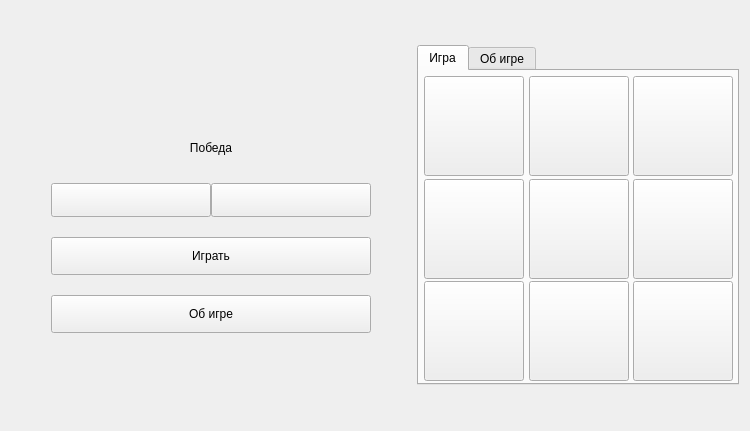
<?xml version="1.0" encoding="UTF-8"?>
<ui version="4.0">
 <class>Widget</class>
 <widget class="QWidget" name="Widget">
  <property name="geometry">
   <rect>
    <x>0</x>
    <y>0</y>
    <width>750</width>
    <height>431</height>
   </rect>
  </property>
  <property name="minimumSize">
   <size>
    <width>630</width>
    <height>0</height>
   </size>
  </property>
  <property name="maximumSize">
   <size>
    <width>750</width>
    <height>450</height>
   </size>
  </property>
  <property name="windowTitle">
   <string>Крестики/нолики</string>
  </property>
  <property name="windowIcon">
   <iconset resource="resourses.qrc">
    <normaloff>:/resourse/images/title_ico.png</normaloff>:/resourse/images/title_ico.png</iconset>
  </property>
  <property name="styleSheet">
   <string notr="true"/>
  </property>
  <layout class="QHBoxLayout" name="horizontalLayout_2">
   <item>
    <spacer name="horizontalSpacer_2">
     <property name="orientation">
      <enum>Qt::Horizontal</enum>
     </property>
     <property name="sizeType">
      <enum>QSizePolicy::Fixed</enum>
     </property>
     <property name="sizeHint" stdset="0">
      <size>
       <width>40</width>
       <height>20</height>
      </size>
     </property>
    </spacer>
   </item>
   <item>
    <layout class="QVBoxLayout" name="verticalLayout">
     <property name="spacing">
      <number>20</number>
     </property>
     <item>
      <spacer name="verticalSpacer_2">
       <property name="orientation">
        <enum>Qt::Vertical</enum>
       </property>
       <property name="sizeHint" stdset="0">
        <size>
         <width>20</width>
         <height>40</height>
        </size>
       </property>
      </spacer>
     </item>
     <item>
      <widget class="QLabel" name="label">
       <property name="text">
        <string/>
       </property>
       <property name="pixmap">
        <pixmap resource="resourses.qrc">:/resourse/images/name.png</pixmap>
       </property>
       <property name="alignment">
        <set>Qt::AlignCenter</set>
       </property>
      </widget>
     </item>
     <item>
      <widget class="QLabel" name="messageLabel">
       <property name="sizePolicy">
        <sizepolicy hsizetype="Preferred" vsizetype="Fixed">
         <horstretch>0</horstretch>
         <verstretch>0</verstretch>
        </sizepolicy>
       </property>
       <property name="minimumSize">
        <size>
         <width>0</width>
         <height>30</height>
        </size>
       </property>
       <property name="text">
        <string>Победа</string>
       </property>
       <property name="alignment">
        <set>Qt::AlignCenter</set>
       </property>
      </widget>
     </item>
     <item>
      <layout class="QHBoxLayout" name="horizontalLayout">
       <property name="spacing">
        <number>0</number>
       </property>
       <item>
        <widget class="QPushButton" name="leftButton">
         <property name="minimumSize">
          <size>
           <width>0</width>
           <height>34</height>
          </size>
         </property>
         <property name="styleSheet">
          <string notr="true"/>
         </property>
         <property name="text">
          <string/>
         </property>
        </widget>
       </item>
       <item>
        <widget class="QPushButton" name="rightButton">
         <property name="minimumSize">
          <size>
           <width>0</width>
           <height>34</height>
          </size>
         </property>
         <property name="styleSheet">
          <string notr="true"/>
         </property>
         <property name="text">
          <string/>
         </property>
        </widget>
       </item>
      </layout>
     </item>
     <item>
      <widget class="QPushButton" name="startButton">
       <property name="minimumSize">
        <size>
         <width>0</width>
         <height>38</height>
        </size>
       </property>
       <property name="styleSheet">
        <string notr="true"/>
       </property>
       <property name="text">
        <string>Играть</string>
       </property>
      </widget>
     </item>
     <item>
      <widget class="QPushButton" name="aboutButton">
       <property name="minimumSize">
        <size>
         <width>0</width>
         <height>38</height>
        </size>
       </property>
       <property name="styleSheet">
        <string notr="true"/>
       </property>
       <property name="text">
        <string>Об игре</string>
       </property>
      </widget>
     </item>
     <item>
      <spacer name="verticalSpacer">
       <property name="orientation">
        <enum>Qt::Vertical</enum>
       </property>
       <property name="sizeHint" stdset="0">
        <size>
         <width>20</width>
         <height>40</height>
        </size>
       </property>
      </spacer>
     </item>
    </layout>
   </item>
   <item>
    <spacer name="horizontalSpacer">
     <property name="orientation">
      <enum>Qt::Horizontal</enum>
     </property>
     <property name="sizeType">
      <enum>QSizePolicy::Fixed</enum>
     </property>
     <property name="sizeHint" stdset="0">
      <size>
       <width>40</width>
       <height>20</height>
      </size>
     </property>
    </spacer>
   </item>
   <item>
    <widget class="QTabWidget" name="tabWidget">
     <property name="sizePolicy">
      <sizepolicy hsizetype="Fixed" vsizetype="Fixed">
       <horstretch>0</horstretch>
       <verstretch>0</verstretch>
      </sizepolicy>
     </property>
     <property name="minimumSize">
      <size>
       <width>322</width>
       <height>322</height>
      </size>
     </property>
     <property name="maximumSize">
      <size>
       <width>320</width>
       <height>340</height>
      </size>
     </property>
     <property name="currentIndex">
      <number>0</number>
     </property>
     <widget class="QWidget" name="tab">
      <property name="minimumSize">
       <size>
        <width>0</width>
        <height>0</height>
       </size>
      </property>
      <attribute name="title">
       <string>Игра</string>
      </attribute>
      <layout class="QGridLayout" name="gridLayout">
       <property name="leftMargin">
        <number>5</number>
       </property>
       <property name="topMargin">
        <number>5</number>
       </property>
       <property name="rightMargin">
        <number>5</number>
       </property>
       <property name="bottomMargin">
        <number>5</number>
       </property>
       <property name="spacing">
        <number>5</number>
       </property>
       <item row="0" column="2">
        <widget class="QPushButton" name="PB3">
         <property name="sizePolicy">
          <sizepolicy hsizetype="Fixed" vsizetype="Fixed">
           <horstretch>0</horstretch>
           <verstretch>0</verstretch>
          </sizepolicy>
         </property>
         <property name="minimumSize">
          <size>
           <width>100</width>
           <height>100</height>
          </size>
         </property>
         <property name="text">
          <string/>
         </property>
        </widget>
       </item>
       <item row="2" column="0">
        <widget class="QPushButton" name="PB7">
         <property name="sizePolicy">
          <sizepolicy hsizetype="Fixed" vsizetype="Fixed">
           <horstretch>0</horstretch>
           <verstretch>0</verstretch>
          </sizepolicy>
         </property>
         <property name="minimumSize">
          <size>
           <width>100</width>
           <height>100</height>
          </size>
         </property>
         <property name="text">
          <string/>
         </property>
        </widget>
       </item>
       <item row="1" column="0">
        <widget class="QPushButton" name="PB4">
         <property name="sizePolicy">
          <sizepolicy hsizetype="Fixed" vsizetype="Fixed">
           <horstretch>0</horstretch>
           <verstretch>0</verstretch>
          </sizepolicy>
         </property>
         <property name="minimumSize">
          <size>
           <width>100</width>
           <height>100</height>
          </size>
         </property>
         <property name="text">
          <string/>
         </property>
        </widget>
       </item>
       <item row="1" column="1">
        <widget class="QPushButton" name="PB5">
         <property name="enabled">
          <bool>true</bool>
         </property>
         <property name="sizePolicy">
          <sizepolicy hsizetype="Fixed" vsizetype="Fixed">
           <horstretch>0</horstretch>
           <verstretch>0</verstretch>
          </sizepolicy>
         </property>
         <property name="minimumSize">
          <size>
           <width>100</width>
           <height>100</height>
          </size>
         </property>
         <property name="styleSheet">
          <string notr="true"/>
         </property>
         <property name="text">
          <string/>
         </property>
        </widget>
       </item>
       <item row="0" column="1">
        <widget class="QPushButton" name="PB2">
         <property name="sizePolicy">
          <sizepolicy hsizetype="Fixed" vsizetype="Fixed">
           <horstretch>0</horstretch>
           <verstretch>0</verstretch>
          </sizepolicy>
         </property>
         <property name="minimumSize">
          <size>
           <width>100</width>
           <height>100</height>
          </size>
         </property>
         <property name="text">
          <string/>
         </property>
        </widget>
       </item>
       <item row="1" column="2">
        <widget class="QPushButton" name="PB6">
         <property name="sizePolicy">
          <sizepolicy hsizetype="Fixed" vsizetype="Fixed">
           <horstretch>0</horstretch>
           <verstretch>0</verstretch>
          </sizepolicy>
         </property>
         <property name="minimumSize">
          <size>
           <width>100</width>
           <height>100</height>
          </size>
         </property>
         <property name="text">
          <string/>
         </property>
        </widget>
       </item>
       <item row="2" column="1">
        <widget class="QPushButton" name="PB8">
         <property name="sizePolicy">
          <sizepolicy hsizetype="Fixed" vsizetype="Fixed">
           <horstretch>0</horstretch>
           <verstretch>0</verstretch>
          </sizepolicy>
         </property>
         <property name="minimumSize">
          <size>
           <width>100</width>
           <height>100</height>
          </size>
         </property>
         <property name="text">
          <string/>
         </property>
        </widget>
       </item>
       <item row="0" column="0">
        <widget class="QPushButton" name="PB1">
         <property name="sizePolicy">
          <sizepolicy hsizetype="Fixed" vsizetype="Fixed">
           <horstretch>0</horstretch>
           <verstretch>0</verstretch>
          </sizepolicy>
         </property>
         <property name="minimumSize">
          <size>
           <width>100</width>
           <height>100</height>
          </size>
         </property>
         <property name="text">
          <string/>
         </property>
        </widget>
       </item>
       <item row="2" column="2">
        <widget class="QPushButton" name="PB9">
         <property name="sizePolicy">
          <sizepolicy hsizetype="Fixed" vsizetype="Fixed">
           <horstretch>0</horstretch>
           <verstretch>0</verstretch>
          </sizepolicy>
         </property>
         <property name="minimumSize">
          <size>
           <width>100</width>
           <height>100</height>
          </size>
         </property>
         <property name="text">
          <string/>
         </property>
        </widget>
       </item>
      </layout>
     </widget>
     <widget class="QWidget" name="tab_2">
      <attribute name="title">
       <string>Об игре</string>
      </attribute>
      <layout class="QVBoxLayout" name="verticalLayout_2">
       <item>
        <widget class="QLabel" name="label_3">
         <property name="text">
          <string>Пример создания базовой игры крестики-нолики</string>
         </property>
         <property name="alignment">
          <set>Qt::AlignLeading|Qt::AlignLeft|Qt::AlignTop</set>
         </property>
         <property name="wordWrap">
          <bool>true</bool>
         </property>
        </widget>
       </item>
      </layout>
     </widget>
    </widget>
   </item>
  </layout>
 </widget>
 <resources>
  <include location="resourses.qrc"/>
 </resources>
 <connections/>
</ui>
